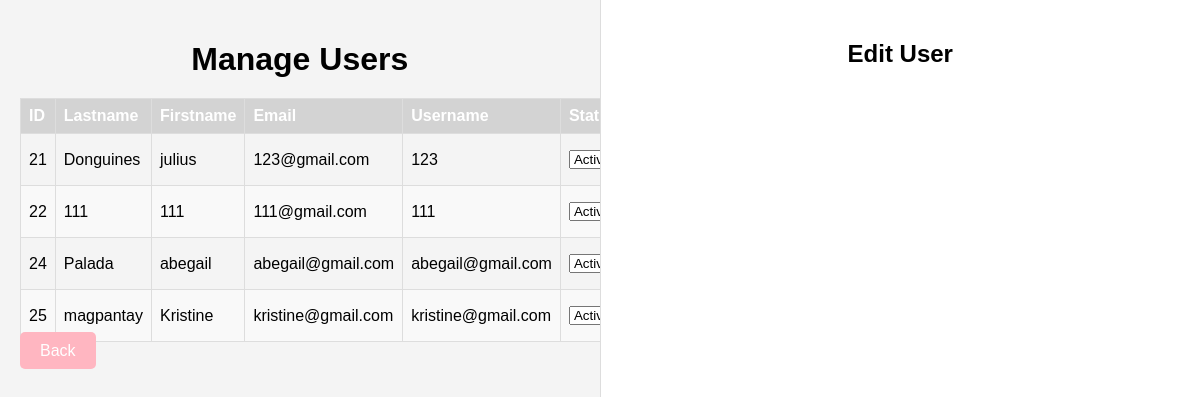
/manage_users.php (signed in), run on the app's committed database.
### tables this page shows
CREATE TABLE `users` (
  `id` int(11) NOT NULL,
  `lastname` varchar(100) NOT NULL,
  `firstname` varchar(100) NOT NULL,
  `middlename` varchar(100) DEFAULT NULL,
  `email` varchar(150) NOT NULL,
  `password` varchar(255) NOT NULL,
  `created_at` timestamp NOT NULL DEFAULT current_timestamp(),
  `username` varchar(255) NOT NULL,
  `birthday` date DEFAULT NULL,
  `is_admin` tinyint(1) NOT NULL DEFAULT 0,
  `status` enum('active','inactive') DEFAULT 'active',
  `address` varchar(255) NOT NULL,
  `barangay` varchar(100) NOT NULL,
  `city` varchar(100) NOT NULL,
  `province` varchar(100) NOT NULL,
  `phone_number` varchar(15) NOT NULL
);

### manage_users.php (the view, shortened to what this page needs)
<?php
require 'db.php';
$query = "SELECT id, lastname, firstname, middlename, email, username, birthday, status, created_at FROM users WHERE is_admin = 0";
$result = $conn->query($query);
?>
<!DOCTYPE html>
<html lang="en">
<head>
    <link rel="stylesheet" href="manage_users.css">
</head>
<body>
    <div class="table-section">
        <h1>Manage Users</h1>
        <table>
            <thead>
                <tr>
                    <th>ID</th>
                    <th>Lastname</th>
                    <th>Firstname</th>
                    <th>Email</th>
                    <th>Username</th>
                    <th>Status</th>
                </tr>
            </thead>
            <tbody>
                <?php while ($user = $result->fetch_assoc()): ?>
                <tr>
                    <td><?php echo $user['id']; ?></td>
                    <td><?php echo htmlspecialchars($user['lastname']); ?></td>
                    <td><?php echo htmlspecialchars($user['firstname']); ?></td>
                    <td><?php echo htmlspecialchars($user['email']); ?></td>
                    <td><?php echo htmlspecialchars($user['username']); ?></td>
                    <td>
                        <form action="manage_users.php" method="POST" style="display: inline;">
                            <select name="status" onchange="this.form.submit()">
                                <option value="active" <?php if ($user['status'] === 'active') echo 'selected'; ?>>Active</option>
                            </select>
                        </form>
                    </td>
                </tr>
                <?php endwhile; ?>
            </tbody>
        </table>
        <a href="admin_homepage.php" class="Back">Back</a>
    </div>
    <div class="form-section">
        <h2>Edit User</h2>
    </div>
</body>
</html>

### manage_users.css (style rules this page uses)
body { font-family: Arial, sans-serif; margin: 0; padding: 0; display: flex; flex-direction: row; height: 100vh; overflow: hidden; }
.table-section { width: 50%; overflow-y: auto; background-color: #f4f4f4; padding: 20px; border-right: 1px solid #ddd; }
.table-section h1 { text-align: center; margin-bottom: 20px; }
table { width: 100%; border-collapse: collapse; }
table th, table td { text-align: left; padding: 8px; border: 1px solid #ddd; }
table th { background-color: lightgrey; color: #fff; }
table tr:nth-child(even) { background-color: #f9f9f9; }
.form-section { width: 50%; padding: 20px; background-color: #fff; }
.form-section h2 { text-align: center; margin-bottom: 20px; }
form { display: flex; flex-direction: column; gap: 15px; }

### manage_users.php (style rules this page uses)
.Back { color: #ffffff; background-color: #ffb6c1; text-decoration: none; padding: 10px 20px; border-radius: 5px; font-family: Arial, sans-serif; font-size: 16px; transition: background-color 0.3s ease; }

### data on the page
users: id "21", lastname "Donguines", firstname "julius", email "123@gmail.com", username "123", status "Active"
users: id "22", lastname "111", firstname "111", email "111@gmail.com", username "111", status "Active"
users: id "24", lastname "Palada", firstname "abegail", email "abegail@gmail.com", username "abegail@gmail.com", status "Active"
users: id "25", lastname "magpantay", firstname "Kristine", email "kristine@gmail.com", username "kristine@gmail.com", status "Active"
